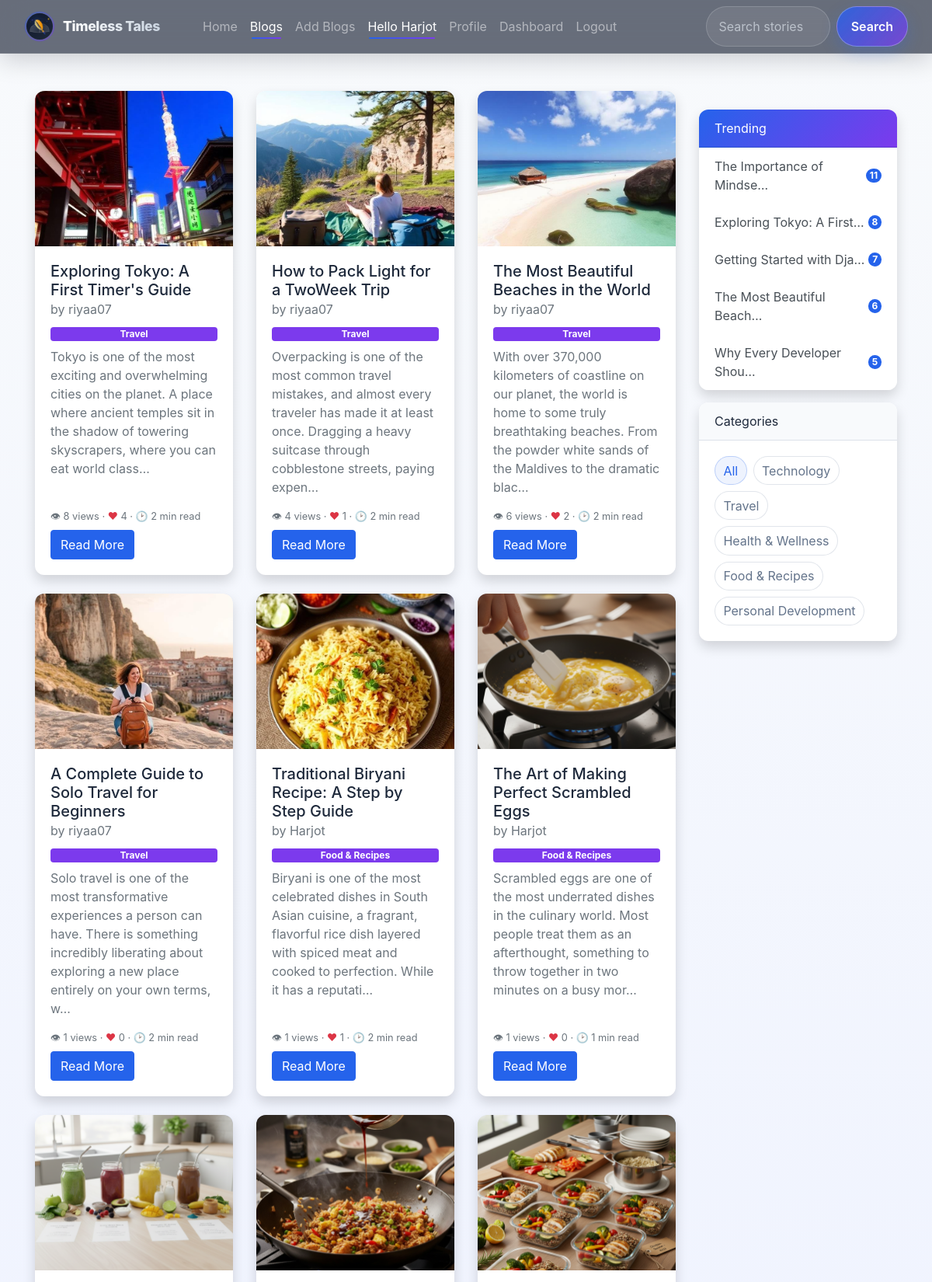
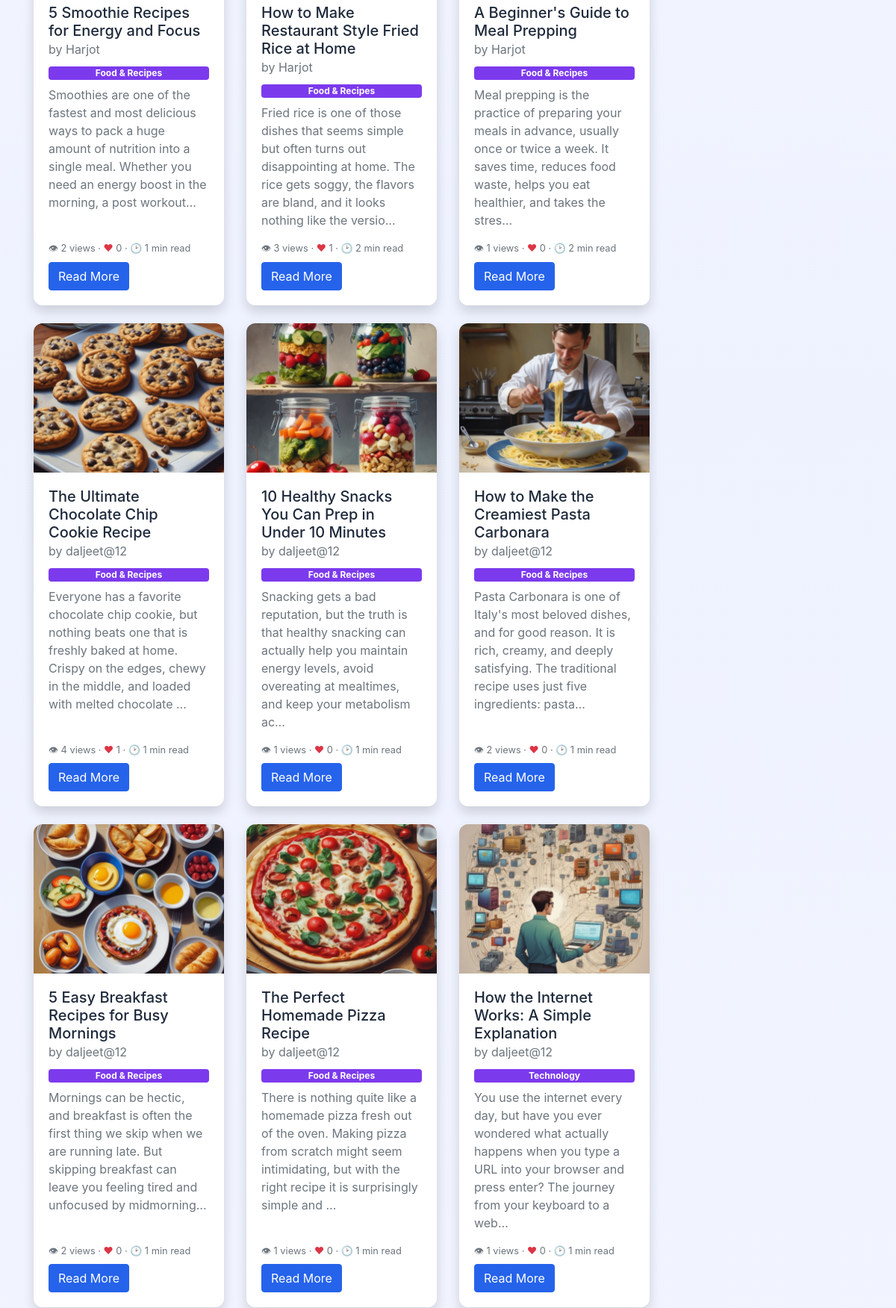
/blogs/ (signed in, upper part), run on the app's committed database (2 pictures, top to bottom).
### home/models.py (models this page shows, shortened)
class BlogPost(models.Model):
    STATUS_CHOICES = [
        ('draft', 'Draft'),
        ('published', 'Published'),
    ]
    title = models.CharField(max_length=255)
    author = models.ForeignKey(User, on_delete=models.CASCADE)
    slug = models.CharField(max_length=130)
    content = models.TextField()
    image = models.ImageField(upload_to="profile_pics", blank=True, null=True)
    dateTime = models.DateTimeField(auto_now_add=True)
    views = models.PositiveIntegerField(default=0)
    likes = models.PositiveIntegerField(default=0)
    status = models.CharField(max_length=10, choices=STATUS_CHOICES, default='draft')
    category = models.ForeignKey(Category, on_delete=models.SET_NULL, null=True, blank=True)
    tags = models.ManyToManyField(Tag, blank=True)
    def read_time_minutes(self):
        import math
        words = len(self.content.split())
        return max(1, math.ceil(words / 200))

class Category(models.Model):
    name = models.CharField(max_length=100, unique=True)
    slug = models.SlugField(max_length=100, unique=True, blank=True)

### home/views.py (the view)
# urls.py: path('blogs/', views.blogs, name="blogs"),
def blogs(request):
    posts = BlogPost.objects.filter(status='published').order_by('-dateTime')
    top_blogs = BlogPost.objects.filter(status='published').order_by('-views')[:5]
    categories = Category.objects.all()
    return render(request, "blog.html", {'posts': posts, 'top_blogs': top_blogs, 'categories': categories})

### home/templates/blog.html (shortened to what this page needs)
{% extends 'base.html' %}
{% block blogsactive %}active{% endblock blogsactive %}
{% block body %}
<div class="container mt-5 mb-5">
    <div class="row">
        <div class="col-lg-9">
            <div class="row g-4 posts-grid">
                {% for post in posts %}
                <div class="col-12 col-md-6 col-xl-4 blog-card">
                    <div class="card shadow h-100">
                        <div class="blog-card-img-wrap card-img-top">
                            {% if post.image %}
                            <img src="{{ post.image.url }}" alt="{{ post.title }}">
                            {% else %}
                            <span class="blog-placeholder">📖</span>
                            {% endif %}
                        </div>
                        <div class="card-body d-flex flex-column">
                            <h5 class="card-title">{{ post.title }}<br><small class="text-muted">by {{ post.author }}</small></h5>
                            {% if post.category %}<span class="badge mb-2" style="background: var(--blog-accent);">{{ post.category.name }}</span>{% endif %}
                            <p class="card-text flex-grow-1 text-secondary">{{ post.content|truncatechars:180 }}</p>
                            <div class="text-muted small mb-2">
                                👁 {{ post.views }} views · <span class="text-danger">❤</span> {{ post.likes }} · 🕑 {{ post.read_time_minutes }} min read
                            </div>
                            <a href="{% url 'blogs_comments' post.slug %}" class="btn btn-primary align-self-start">Read More</a>
                        </div>
                    </div>
                </div>
                {% empty %}
                <div class="col-12"><p class="text-muted">No published blogs yet.</p></div>
                {% endfor %}
            </div>
        </div>
        <div class="col-lg-3 my-4">
            <div class="sidebar-sticky">
                <div class="card shadow sidebar-card">
                    <div class="card-header text-white" style="background: linear-gradient(135deg, var(--blog-primary), var(--blog-accent));">Trending</div>
                    <div class="list-group list-group-flush">
                        {% for blog in top_blogs %}
                        <a href="{% url 'blogs_comments' blog.slug %}" class="list-group-item list-group-item-action d-flex justify-content-between align-items-center">
                            <span>{{ blog.title|truncatechars:25 }}</span>
                            <span class="badge rounded-pill" style="background: var(--blog-primary);">{{ blog.views }}</span>
                        </a>
                        {% empty %}
                        <div class="list-group-item text-muted">No data yet.</div>
                        {% endfor %}
                    </div>
                </div>
                {% if categories %}
                <div class="card shadow mt-3 sidebar-card">
                    <div class="card-header" style="background: var(--blog-surface); color: var(--blog-text); border-bottom: 1px solid var(--blog-border);">Categories</div>
                    <div class="card-body d-flex flex-wrap gap-2">
                        <a href="/blogs/" class="category-pill {% if not current_category %}active{% endif %}">All</a>
                        {% for cat in categories %}
                        <a href="{% url 'category_filter' cat.slug %}" class="category-pill {% if current_category and current_category.id == cat.id %}active{% endif %}">{{ cat.name }}</a>
                        {% endfor %}
                    </div>
                </div>
                {% endif %}
            </div>
        </div>
    </div>
</div>
{% endblock %}

### home/templates/base.html (shortened to what this page needs)
<!doctype html>
<html lang="en">
  <head>
    <link href="//maxcdn.bootstrapcdn.com/bootstrap/4.1.1/css/bootstrap.min.css" rel="stylesheet" id="bootstrap-css">
    {% load static %}
    <link href="https://cdn.jsdelivr.net/npm/bootstrap@5.0.2/dist/css/bootstrap.min.css" rel="stylesheet">
    <link rel="stylesheet" href="https://maxcdn.bootstrapcdn.com/bootstrap/4.0.0/css/bootstrap.min.css">
  </head>
  <body class="{% block body_class %}{% endblock %}">
    <nav class="navbar navbar-expand-lg navbar-dark sticky-top">
      <div class="container-fluid">
        <a class="navbar-brand" href="/">
          <div class="navbar-logo-wrap">
            <img
              src="{% static 'favicon/timeless-tales-logo (1).svg' %}"
              alt="Timeless Tales Logo"
              class="navbar-logo-img">
          </div>
          <span class="navbar-brand-text">Timeless Tales</span>
        </a>
        <div class="collapse navbar-collapse" id="navbarSupportedContent">
          <div class="container mx-3">
            <ul class="navbar-nav me-auto mb-2 mb-lg-0">
              <li class="nav-item">
                <a class="nav-link {% block homeactive %} {% endblock homeactive %}" aria-current="page" href="/">Home</a>
              </li>
              <li class="nav-item">
                <a class="nav-link {% block blogsactive %} {% endblock blogsactive %}" href="/blogs/">Blogs</a>
              </li>
              {% if user.is_authenticated %}
              <li class="nav-item">
                <a class="nav-link {% block add_blogs_active %} {% endblock add_blogs_active %}" href="/add_blogs/">Add Blogs</a>
              </li>
              <li class="nav-item">
                <a class="nav-link active" href="#">Hello {{request.user}}</a>
              </li>
              <li class="nav-item">
                <a class="nav-link {% block profileactive %} {% endblock profileactive %}" href="/profile/">Profile</a>
              </li>
              <li class="nav-item">
                <a class="nav-link {% block dashboardactive %} {% endblock dashboardactive %}" href="/dashboard/">Dashboard</a>
              </li>
              <li class="nav-item">
                <a class="nav-link" href="/logout/">Logout</a>
              </li>
              {% endif %}
            </ul>
          </div>
          <form class="d-flex" method="POST" action="/search/"> {% csrf_token %}
            <input class="form-control me-2" type="search" placeholder="Search stories" name="searched" id="searched" aria-label="Search">
            <button class="btn btn-nav-search" type="submit">Search</button>
          </form>
        </div>
      </div>
    </nav>
    {% block body %}
    {% endblock %}
  </body>
</html>

### data on the page
BlogPost: image (picture), title "Exploring Tokyo: A First Timer's Guide", author "riyaa07", category.name "Travel", content "Tokyo is one of the most exciting and overwhelming cities on the planet. A place where ancient temples sit in the shadow of towering skyscrapers, where you can eat world class…", views "8", likes "4", read_time_minutes "2", title "Exploring Tokyo: A First…"
BlogPost: image (picture), title "How to Pack Light for a TwoWeek Trip", author "riyaa07", category.name "Travel", content "Overpacking is one of the most common travel mistakes, and almost every traveler has made it at least once. Dragging a heavy suitcase through cobblestone streets, paying expen…", views "4", likes "1", read_time_minutes "2"
BlogPost: image (picture), title "The Most Beautiful Beaches in the World", author "riyaa07", category.name "Travel", content "With over 370,000 kilometers of coastline on our planet, the world is home to some truly breathtaking beaches. From the powder white sands of the Maldives to the dramatic blac…", views "6", likes "2", read_time_minutes "2", title "The Most Beautiful Beach…"
BlogPost: image (picture), title "A Complete Guide to Solo Travel for Beginners", author "riyaa07", category.name "Travel", content "Solo travel is one of the most transformative experiences a person can have. There is something incredibly liberating about exploring a new place entirely on your own terms, w…", views "1", likes "0", read_time_minutes "2"
BlogPost: image (picture), title "Traditional Biryani Recipe: A Step by Step Guide", author "Harjot", category.name "Food & Recipes", content "Biryani is one of the most celebrated dishes in South Asian cuisine, a fragrant, flavorful rice dish layered with spiced meat and cooked to perfection. While it has a reputati…", views "1", likes "1", read_time_minutes "2"
BlogPost: image (picture), title "The Art of Making Perfect Scrambled Eggs", author "Harjot", category.name "Food & Recipes", content "Scrambled eggs are one of the most underrated dishes in the culinary world. Most people treat them as an afterthought, something to throw together in two minutes on a busy mor…", views "1", likes "0", read_time_minutes "1"
BlogPost: image (picture), title "5 Smoothie Recipes for Energy and Focus", author "Harjot", category.name "Food & Recipes", content "Smoothies are one of the fastest and most delicious ways to pack a huge amount of nutrition into a single meal. Whether you need an energy boost in the morning, a post workout…", views "2", likes "0", read_time_minutes "1"
BlogPost: image (picture), title "How to Make Restaurant Style Fried Rice at Home", author "Harjot", category.name "Food & Recipes", content "Fried rice is one of those dishes that seems simple but often turns out disappointing at home. The rice gets soggy, the flavors are bland, and it looks nothing like the versio…", views "3", likes "1", read_time_minutes "2"
BlogPost: image (picture), title "A Beginner's Guide to Meal Prepping", author "Harjot", category.name "Food & Recipes", content "Meal prepping is the practice of preparing your meals in advance, usually once or twice a week. It saves time, reduces food waste, helps you eat healthier, and takes the stres…", views "1", likes "0", read_time_minutes "2"
BlogPost: image (picture), title "The Ultimate Chocolate Chip Cookie Recipe", author "daljeet@12", category.name "Food & Recipes", content "Everyone has a favorite chocolate chip cookie, but nothing beats one that is freshly baked at home. Crispy on the edges, chewy in the middle, and loaded with melted chocolate …", views "4", likes "1", read_time_minutes "1"
BlogPost: image (picture), title "10 Healthy Snacks You Can Prep in Under 10 Minutes", author "daljeet@12", category.name "Food & Recipes", content "Snacking gets a bad reputation, but the truth is that healthy snacking can actually help you maintain energy levels, avoid overeating at mealtimes, and keep your metabolism ac…", views "1", likes "0", read_time_minutes "1"
BlogPost: image (picture), title "How to Make the Creamiest Pasta Carbonara", author "daljeet@12", category.name "Food & Recipes", content "Pasta Carbonara is one of Italy's most beloved dishes, and for good reason. It is rich, creamy, and deeply satisfying. The traditional recipe uses just five ingredients: pasta…", views "2", likes "0", read_time_minutes "1"
BlogPost: image (picture), title "5 Easy Breakfast Recipes for Busy Mornings", author "daljeet@12", category.name "Food & Recipes", content "Mornings can be hectic, and breakfast is often the first thing we skip when we are running late. But skipping breakfast can leave you feeling tired and unfocused by midmorning…", views "2", likes "0", read_time_minutes "1"
BlogPost: image (picture), title "The Perfect Homemade Pizza Recipe", author "daljeet@12", category.name "Food & Recipes", content "There is nothing quite like a homemade pizza fresh out of the oven. Making pizza from scratch might seem intimidating, but with the right recipe it is surprisingly simple and …", views "1", likes "0", read_time_minutes "1"
BlogPost: image (picture), title "How the Internet Works: A Simple Explanation", author "daljeet@12", category.name "Technology", content "You use the internet every day, but have you ever wondered what actually happens when you type a URL into your browser and press enter? The journey from your keyboard to a web…", views "1", likes "0", read_time_minutes "1"
BlogPost: title "The Importance of Mindse…", views "11"
BlogPost: title "Getting Started with Dja…", views "7"
BlogPost: title "Why Every Developer Shou…", views "5"
Category: name "Technology"
Category: name "Travel"
Category: name "Health & Wellness"
Category: name "Food & Recipes"
Category: name "Personal Development"

### other printed values
{{ request.user }} "Harjot"
